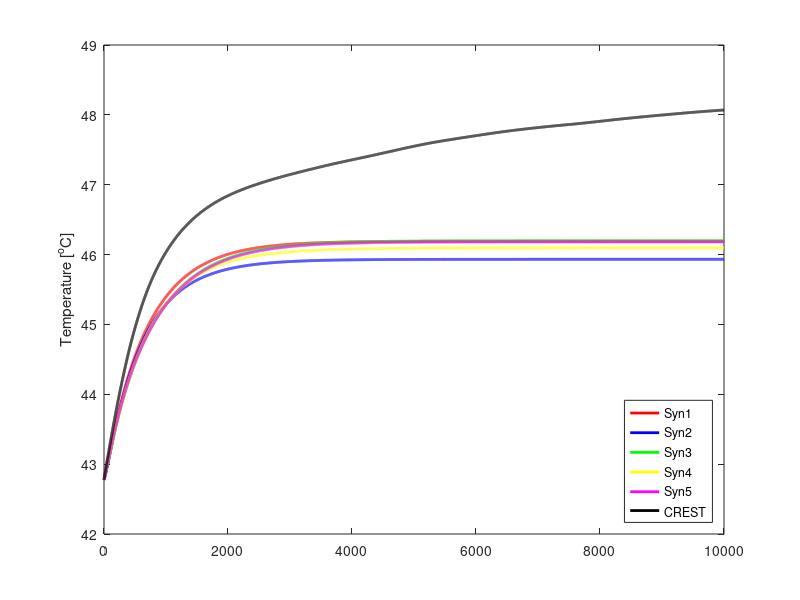

Recreate this plot in MATLAB.
clear

load T_ave_syn1.mat; T_ave_syn1 = T_ave;
load T_ave_syn2.mat; T_ave_syn2 = T_ave;
load T_ave_syn3.mat; T_ave_syn3 = T_ave;
load T_ave_syn4.mat; T_ave_syn4 = T_ave;
load T_ave_syn5.mat; T_ave_syn5 = T_ave;
load T_ave_crest.mat; T_ave_crest = T_ave;
clear T_ave

figure
set(gcf,'units','normalized','outerposition',[0 0 0.3 0.3])
plot(T_ave_syn1,'r','linewidth',2); hold on
plot(T_ave_syn2,'b','linewidth',2)
plot(T_ave_syn3,'g','linewidth',2)
plot(T_ave_syn4,'y','linewidth',2)
plot(T_ave_syn5,'m','linewidth',2)
plot(T_ave_crest,'k','linewidth',2); hold off
ylabel('Temperature [^oC]')
ylim([42 49])
legend('Syn1','Syn2','Syn3','Syn4','Syn5','CREST','Location','southeast')
% set(gca,'xtick',[],'ytick',[])
% print('T_eq','-dpsc')